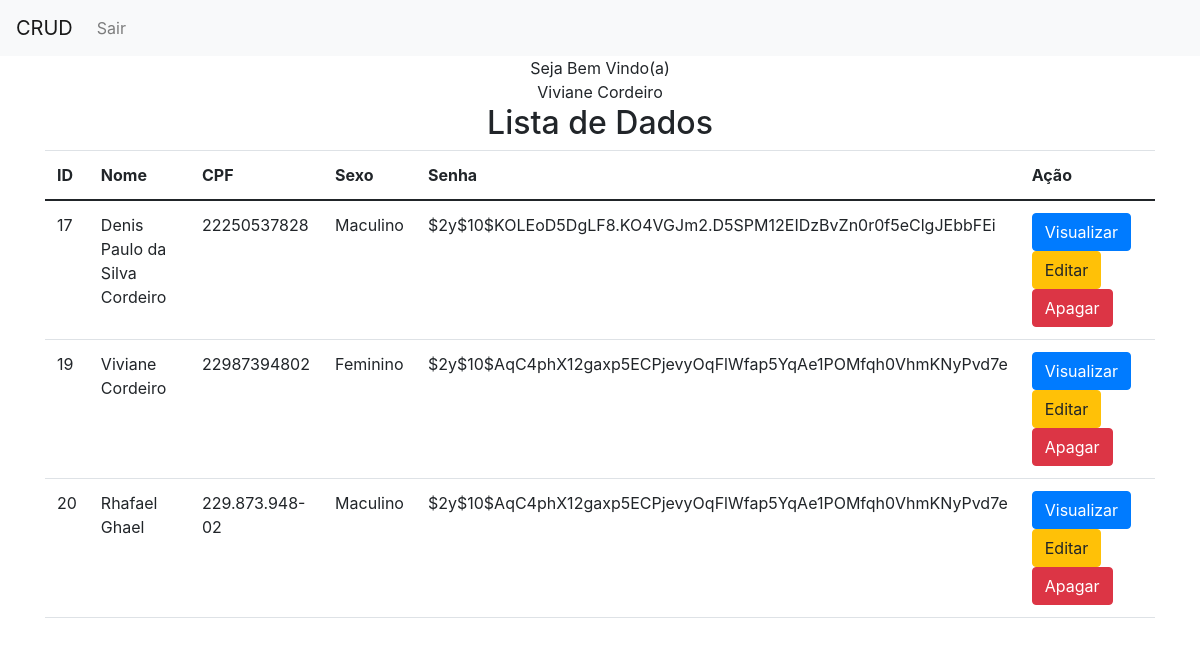
The page /listar.php (signed in) on the database its author committed.
### tables this page shows
CREATE TABLE `usuarios` (
  `id` int(11) NOT NULL,
  `nome` varchar(220) NOT NULL,
  `cpf` varchar(14) NOT NULL,
  `sexo` varchar(10) NOT NULL,
  `senha` varchar(220) NOT NULL
);

### listar.php (the view, shortened to what this page needs)
<!DOCTYPE html>
<html lang="pt-br">
<head>
	<link href="https://cdn.jsdelivr.net/npm/bootstrap@5.1.0/dist/css/bootstrap.min.css" rel="stylesheet">
	<link href="css/bootstrap.min.css" rel="stylesheet">
</head>
<body>
	<nav class="navbar navbar-expand-lg navbar-light bg-light">
		<a class="navbar-brand" href="#">CRUD</a>
		<div class="collapse navbar-collapse" id="navbarNav">
			<ul class="navbar-nav">
				<li class="nav-item">
					<a class="nav-link" href="sair.php">Sair</a>
				</li>
			</ul>
		</div>
	</nav>
	<div class="container">
		<center>
			<div class="form-signin">
				<?php
				if(!empty($_SESSION['id'])){
					echo "Seja Bem Vindo(a)<br> ".$_SESSION['nome']." <br>";
				}else{
					$_SESSION['msg'] = "Área restrita";
					header("Location: index.php");
				}
				?>
			</div>
		</center>
		<h2 class="text-center">Lista de Dados</h2>
	</div>
<?php
include_once("conexao.php");
$result_usuario = "SELECT * FROM usuarios";
$resultado_usuario = mysqli_query($conn, $result_usuario);
?>
<div class="container theme-showcase" role="main">
	<div class="row">
		<div class="col-md-12">
			<table class="table">
				<thead>
					<tr>
						<th>ID</th>
						<th>Nome</th>
						<th>CPF</th>
						<th>Sexo</th>
						<th>Senha</th>
						<th>Ação</th>
					</tr>
				</thead>
				<tbody>
					<?php while($rows_usuario = mysqli_fetch_assoc($resultado_usuario)){ ?>
						<tr>
							<td><?php echo $rows_usuario['id']; ?></td>
							<td><?php echo $rows_usuario['nome']; ?></td>
							<td><?php echo $rows_usuario['cpf']; ?></td>
							<td><?php echo $rows_usuario['sexo']; ?></td>
							<td><?php echo $rows_usuario['senha']; ?></td>
							<td>
								<button type="button" class="btn btn-xs btn-primary" data-toggle="modal" data-target="#myModal<?php echo $rows_usuario['id']; ?>">Visualizar</button>
								<button type="button" class="btn btn-xs btn-warning" data-toggle="modal" data-target="#exampleModal" data-whatever="<?php echo $rows_usuario['id']; ?>" data-whatevernome="<?php echo $rows_usuario['nome']; ?>"data-whatevercpf="<?php echo $rows_usuario['cpf']; ?>"data-whateversexo="<?php echo $rows_usuario['sexo']; ?>" data-whateversenha="<?php echo $rows_usuario['senha']; ?>">Editar</button>
								<?php
								echo "<a href='apagar.php?id=" . $rows_usuario['id'] . "''><button type='submit'  class='btn btn-xs btn-danger'>Apagar</button></a>"
								?>
						</td>
					</tr>
				<?php } ?>
			</tbody>
		</table>
	</div>
</div>
</body>
</html>
</body>
</html>

### rows shown on the page
usuarios: id "17", nome "Denis Paulo da Silva Cordeiro", cpf "22250537828", sexo "Maculino", senha "$2y$10$KOLEoD5DgLF8.KO4VGJm2.D5SPM12EIDzBvZn0r0f5eClgJEbbFEi"
usuarios: id "19", nome "Viviane Cordeiro", cpf "22987394802", sexo "Feminino", senha "$2y$10$AqC4phX12gaxp5ECPjevyOqFlWfap5YqAe1POMfqh0VhmKNyPvd7e"
usuarios: id "20", nome "Rhafael Ghael", cpf "229.873.948-02", sexo "Maculino", senha "$2y$10$AqC4phX12gaxp5ECPjevyOqFlWfap5YqAe1POMfqh0VhmKNyPvd7e"

### other values the page prints
$_SESSION['nome'] "Viviane Cordeiro"
